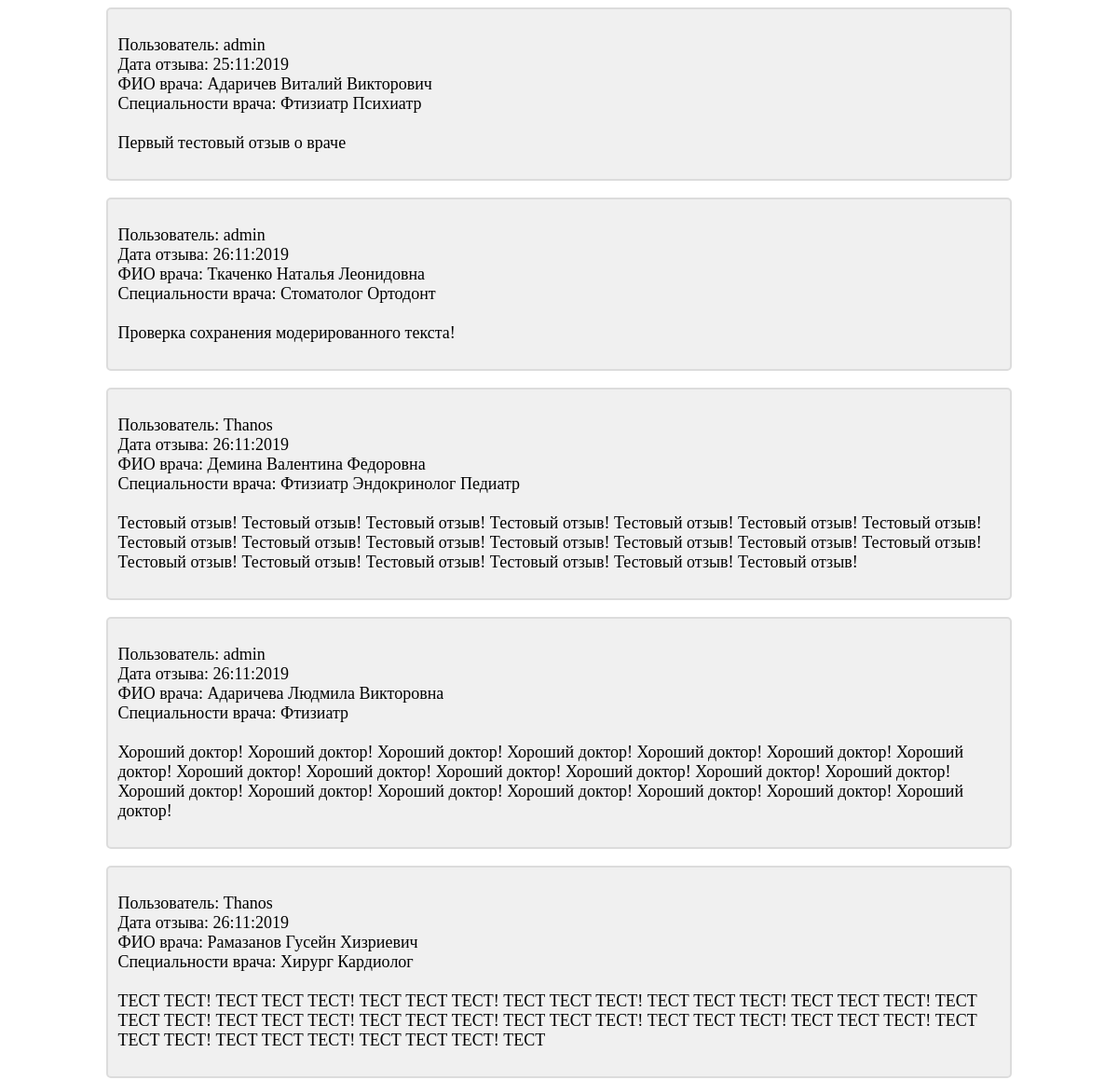
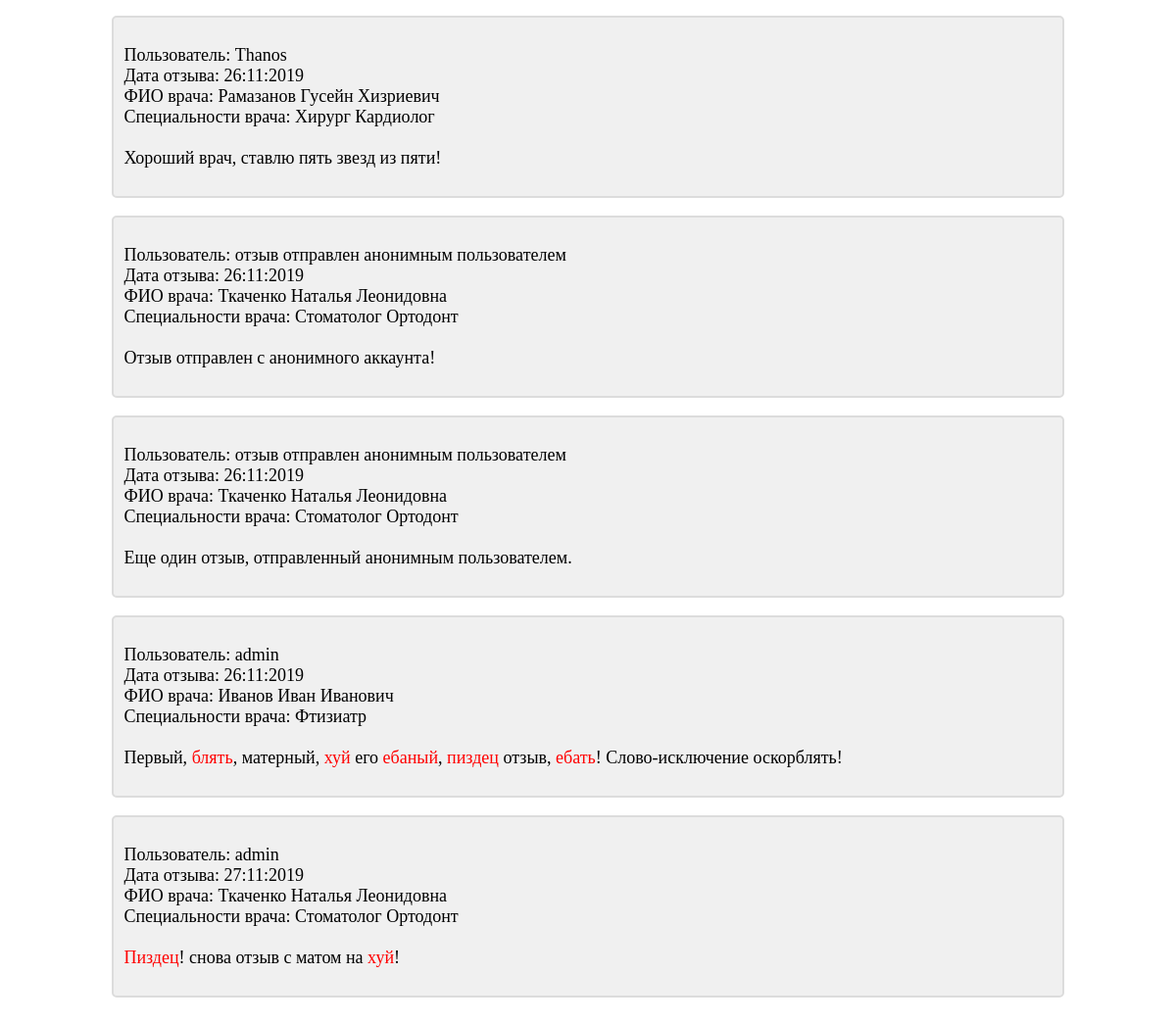
/review/ (signed in), run on an earlier commit of the app's database (2 pictures, top to bottom).
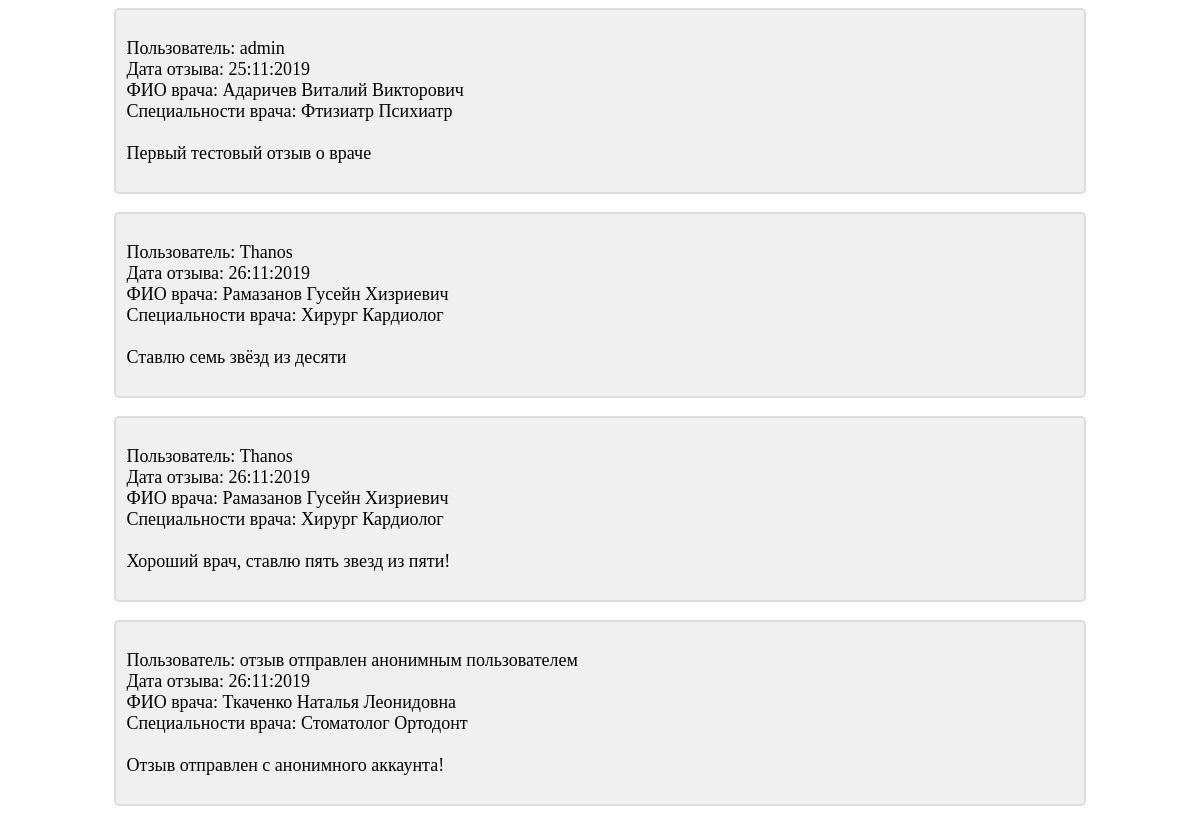
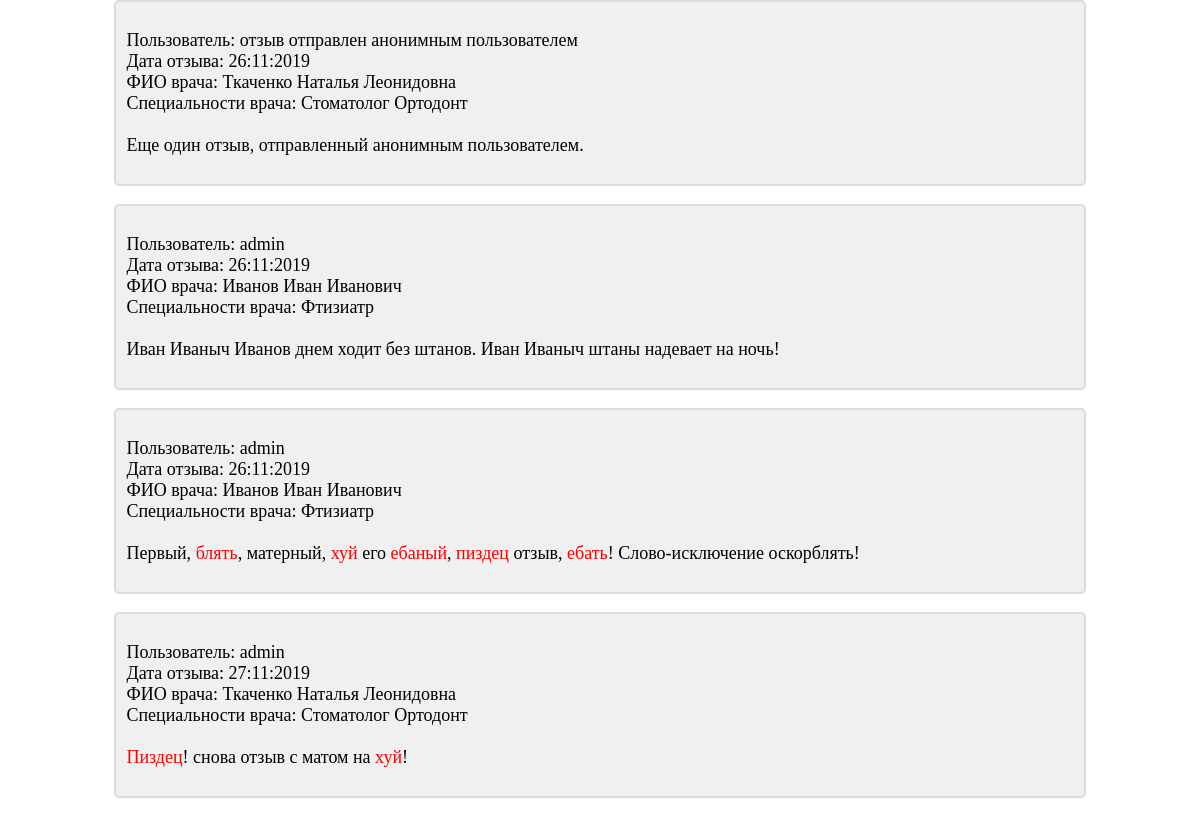
And on a later commit of the database (2 pictures, top to bottom).
### main/models.py (models this page shows, shortened)
class Review(models.Model):
    doctor = models.ForeignKey(Doctor, on_delete=models.CASCADE, verbose_name='ФИО врача', db_index=True)
    user = models.ForeignKey(User, null=True, blank=True, on_delete=models.PROTECT,
                             verbose_name='Пользователь, оставивший отзыв', db_index=True)
    dt_created = models.DateTimeField(auto_now_add=True, verbose_name='Дата и время создания отзыва')
    dt_updated = models.DateTimeField(auto_now=True, verbose_name='Дата и время редактирования отзыва')
    origin_text = models.TextField(blank=False, verbose_name='Исходный отзыв')
    finished_text = models.TextField(blank=False, verbose_name='Обработанный отзыв')
    moderation_flag = models.BooleanField(default=False, null=False, verbose_name='Отзыв отмодерирован')
    user_ip = models.GenericIPAddressField(protocol='IPv4', verbose_name='ip-адрес пользователя')
    def __init__(self, *args, **kwargs):
        super().__init__(*args, **kwargs)
        if not self.finished_text:
            self.finished_text = self.create_text_for_moderator()
    class Meta:
        verbose_name = 'Отзыв'
        verbose_name_plural = 'Отзывы'
        ordering = ['dt_created']

class Doctor(models.Model):
    fio = models.CharField(max_length=250, verbose_name='ФИО врача')
    specialty = models.ManyToManyField(Specialty, verbose_name='Специальность врача')
    def __str__(self):
        return self.fio
    class Meta:
        verbose_name = 'ФИО врача'
        verbose_name_plural = 'ФИО врачей'
        indexes = [
            models.Index(fields=['id', 'fio'])
        ]

class Specialty(models.Model):
    name = models.CharField(max_length=100, verbose_name='Специальность')
    def __str__(self):
        return self.name
    class Meta:
        verbose_name = 'Специальность'
        verbose_name_plural = 'Специальности'

### main/views.py (the view)
# urls.py: url(r'^review/$', review, name='review'),
@user_passes_test(lambda user: user.is_staff)
def review(request):
    reviews = Review.objects.select_related(
        'doctor',
        'user'
    ).prefetch_related(
        'doctor__specialty'
    ).filter(
        moderation_flag=True
    )
    context = {'reviews': reviews}
    return render(request, 'main/review.html', context)

### main/templatetags/filters.py (called while the page is built)
def check_wrong_words(text):
    output_text = ''
    for word in text.split():
        word_for_check = sub(r'[^\w]+', '', word)
        need_mark = check_word_for_forbidden(word_for_check) and not check_word_for_permitted(word_for_check)
        if need_mark:
            partitions = word.partition(word_for_check)
            output_text += '<font color="red">'+partitions[1]+'</font>'+partitions[2]+' '
            continue
        output_text += word+' '
    return mark_safe(output_text.rstrip())

def check_word_for_forbidden(word):
    for forbidden in forbidden_list:
        if forbidden.lower() in word.lower():
            return True

def check_word_for_permitted(word):
    for permitted in permitted_list:
        if word.lower() == permitted.lower():
            return True

### templates/main/review.html (shortened to what this page needs)
{% extends 'layout/basic.html' %}
{%  load filters %}
{% block content %}
    {% for review in reviews %}
        <div class="basic_block">
            <p>
                Пользователь:
                {{ review.user|default:"отзыв отправлен анонимным пользователем" }}<br>
                Дата отзыва: {{ review.dt_created|date:"d:m:Y" }}<br>
                ФИО врача: {{ review.doctor }}<br>
                Специальности врача:
                {% for spec in review.doctor.specialty.all %}
                    {{ spec }}
                {% empty %}
                    Для врача не указаны специальности...
                {% endfor %}
                <br><br>
                {{ review.finished_text|check_wrong_words }}
            </p>
        </div>
        <br>
    {% empty %}
        <div class="basic_block">
            <p>
                Простите, но на сайте нет отмодерированных отзывов...
            </p>
        </div>
    {% endfor %}
{% endblock content %}

What changed in the data, as far as the page shows it:
removed Review: user "admin", dt_created "26:11:2019", doctor "Ткаченко Наталья Леонидовна", finished_text|check_wrong_words "Проверка сохранения модерированного текста!", Specialty (name "Стоматолог"), Specialty (name "Ортодонт")
removed Review: user "Thanos", dt_created "26:11:2019", doctor "Демина Валентина Федоровна", finished_text|check_wrong_words "Тестовый отзыв! Тестовый отзыв! Тестовый отзыв! Тестовый отзыв! Тестовый отзыв! Тестовый отзыв! Тестовый отзыв! Тестовый отзыв! Тестовый отзыв! Тестовый отзыв! Тестовый отзыв! Тестовый отзыв! Тестовый отзыв! Тестовый отзыв! Тестовый отзыв! Тестовый отзыв! Тестовый отзыв! Тестовый отзыв! Тестовый отзыв! Тестовый отзыв!", Specialty (name "Фтизиатр")
no longer on this page (row unchanged): Specialty: name "Эндокринолог", shown under "Thanos"
no longer on this page (row unchanged): Specialty: name "Педиатр", shown under "Thanos"
removed Review: user "admin", dt_created "26:11:2019", doctor "Адаричева Людмила Викторовна", finished_text|check_wrong_words "Хороший доктор! Хороший доктор! Хороший доктор! Хороший доктор! Хороший доктор! Хороший доктор! Хороший доктор! Хороший доктор! Хороший доктор! Хороший доктор! Хороший доктор! Хороший доктор! Хороший доктор! Хороший доктор! Хороший доктор! Хороший доктор! Хороший доктор! Хороший доктор! Хороший доктор! Хороший доктор!", Specialty (name "Фтизиатр")
changed Review: finished_text|check_wrong_words "ТЕСТ ТЕСТ! ТЕСТ ТЕСТ ТЕСТ! ТЕСТ ТЕСТ ТЕСТ! ТЕСТ ТЕСТ ТЕСТ! ТЕСТ ТЕСТ ТЕСТ! ТЕСТ ТЕСТ ТЕСТ! ТЕСТ ТЕСТ ТЕСТ! ТЕСТ ТЕСТ ТЕСТ! ТЕСТ ТЕСТ ТЕСТ! ТЕСТ ТЕСТ ТЕСТ! ТЕСТ ТЕСТ ТЕСТ! ТЕСТ ТЕСТ ТЕСТ! ТЕСТ ТЕСТ ТЕСТ! ТЕСТ ТЕСТ ТЕСТ! ТЕСТ ТЕСТ ТЕСТ! ТЕСТ" → "Ставлю семь звёзд из десяти"
now on this page (row edited): Review: user "admin", dt_created "26:11:2019", doctor "Иванов Иван Иванович", finished_text|check_wrong_words "Иван Иваныч Иванов днем ходит без штанов. Иван Иваныч штаны надевает на ночь!", Specialty (name "Фтизиатр")
